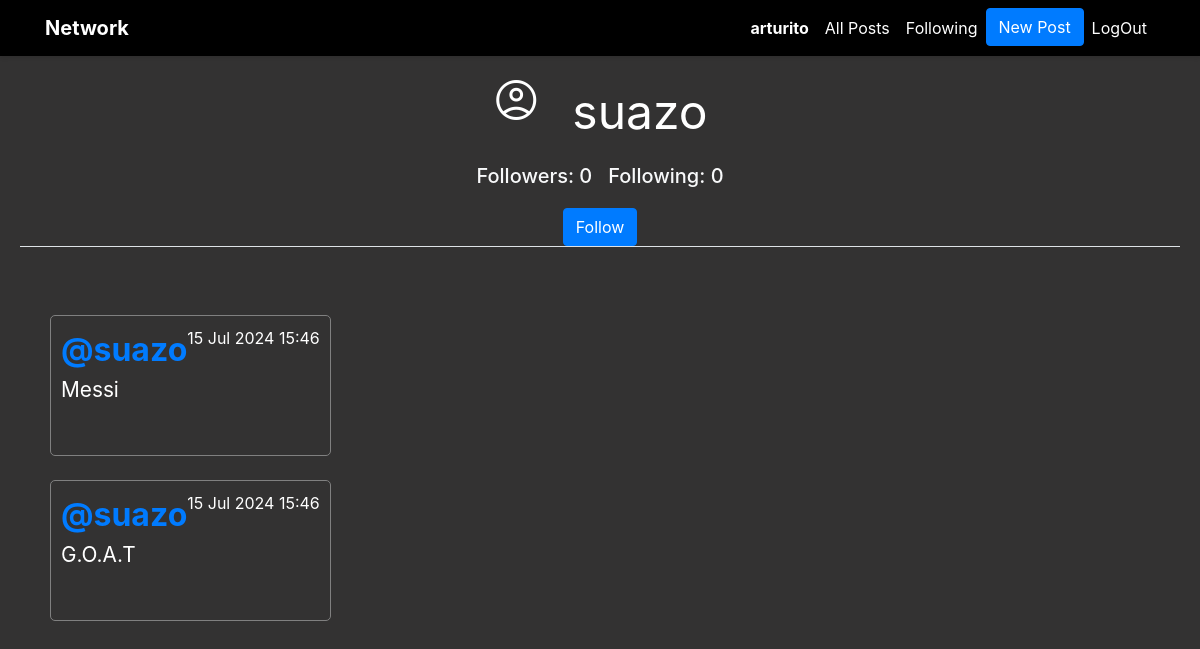
The page /profile/2 (signed in) on the database its author committed.
### network/models.py (models this page shows, shortened)
class User(AbstractUser):
    pass

class Post(models.Model):
    content = models.CharField(max_length=500)
    user = models.ForeignKey(User, on_delete=models.CASCADE, related_name="userID")
    date = models.DateTimeField(auto_now_add=True)
    image = models.ImageField(upload_to='images/project4/', blank=True, null=True) # esto de imagenes aun no lo he puesto

### network/views.py (the view)
# urls.py: path("profile/<int:user_id>", views.profile, name="profile"),
def profile(request, user_id):
    user = User.objects.get(pk=user_id)
    allPosts = Post.objects.filter(user=user).order_by("id").reverse()
    if request.user == user:
        siguiendo = Follow.objects.filter(user=request.user)
    else:
        siguiendo = Follow.objects.filter(user=user)
    seguidores = Follow.objects.filter(user_follower=user)
    following = Follow.objects.filter(user=user)
    followers = Follow.objects.filter(user_follower=user)
    siguiendo = len(siguiendo)
    seguidores = len(seguidores)
    print(f" ====> siguiendo {siguiendo}")
    print(f" ====> seguidores {seguidores}")
    Isfollowing = None
    try:
        Isfollowing = Follow.objects.get(user=request.user, user_follower=user)
    except Follow.DoesNotExist:
        Isfollowing = None
    paginator = Paginator(allPosts, 10)
    page_number = request.GET.get('page')
    posts_of_the_page = paginator.get_page(page_number)
    return render(request, "network/profile.html", {
        "allPosts": allPosts,
        "posts_of_the_page": posts_of_the_page,
        "username": user.username,
        "following": following,
        "followers": followers,
        "isFollowing": Isfollowing,
        "user_profile": user
    })

### network/templates/network/profile.html (shortened to what this page needs)
{% extends "network/layout.html" %}
{% load cloudinary %}
{% block body %}
    <div class="contenedor_User border-bottom mb-5">
        <div class="d-flex justify-content-center flex-column">
                <div class="d-flex justify-content-center">
                    <span class="material-symbols-outlined circle-account">account_circle</span>
                    <span class="usernamePrincipal">{{ username }}</span>
                </div>
                <div class="d-flex justify-content-center mt-3">
                    <h5 class="card-title text-light followers_h5">Followers: {{ followers.count }}</h5>
                    <h5 class="card-title text-light">Following: {{ following.count }}</h5>
                </div>
                {% if user.is_authenticated %}
                {% if user != user_profile %}
                    {% if isFollowing %}
                    <div class="d-flex justify-content-center mt-2">
                        <form action="{% url 'unFollow' %}" method="post">
                            {% csrf_token %}
                            <input type="hidden" name="userFollow" value="{{ user_profile }}"/>
                            <button type="submit" class="btn btn-danger">UnFollow</button>
                        </form>
                    </div>
                    {% else %}
                    <div class="d-flex justify-content-center mt-2">
                        <form action="{% url 'Onfollow' %}" method="post">
                            <button type="submit" class="btn btn-primary">Follow</button>
                        </form>
                    </div>
                        {% endif %}
                {% endif %}
            {% endif %}
        </div>
    </div>
    <div class="container">
        <div class="row">
            <div class="d-flex justify-content-center">
                <div class="all-posts">
                    {% for post in posts_of_the_page %}
                        <div class="post mb-4">
                            <div class="post-header d-flex justify-content-between">
                                <div class="username">
                                    <a href="{% url 'profile' user_id=post.user.id %}">@{{post.user.username }}</a>
                                </div>
                                <div class="date">{{ post.date|date:"d M Y H:i" }}</div>
                            </div>
                            <div class="post-body">
                                <p class="content">{{ post.content }}</p>
                            </div>
                        </div>
                    {% endfor %}
                </div>
            </div>
        </div>
    </div>
{% endblock %}

### network/templates/network/layout.html (shortened to what this page needs)
{% load static %}
<!DOCTYPE html>
<html lang="en">
<head>
    <link rel="stylesheet" href="https://stackpath.bootstrapcdn.com/bootstrap/4.4.1/css/bootstrap.min.css">
    <link rel="stylesheet" href="https://cdnjs.cloudflare.com/ajax/libs/font-awesome/4.7.0/css/font-awesome.min.css">
    <link href="{% static 'network/styles.css' %}" rel="stylesheet">
</head>
<body>
<nav class="navbar navbar-expand-lg navbar-light">
    <div class="container">
        <a class="navbar-brand" href="{% url 'index' %}">Network</a>
        <div class="collapse navbar-collapse" id="navbarNav">
            <ul class="navbar-nav ml-auto">
                {% if user.is_authenticated %}
                    <li class="nav-item">
                        <a class="nav-link" href="{% url 'profile' user_id=user.id %}"><strong>{{ user.username }}</strong></a>
                    </li>
                {% endif %}
                <li class="nav-item">
                    <a class="nav-link" href="{% url 'index' %}">All Posts</a>
                </li>
                {% if user.is_authenticated %}
                    <li class="nav-item">
                        <a class="nav-link" href="{% url 'following' %}">Following</a>
                    </li>
                    <li>
                        <button type="button" class="btn btn-primary" data-bs-toggle="modal" data-bs-target="#exampleModal" data-bs-whatever="@mdo">New Post</button>
                    </li>
                    <li class="nav-item">
                        <a class="nav-link" href="{% url 'logout' %}">LogOut</a>
                    </li>
                {% endif %}
            </ul>
        </div>
    </div>
</nav>
<div class="body">
    {% block body %}
    {% endblock %}
</div>
</body>
</html>

### network/templates/network/layout.html (style rules this page uses)
html, body { background-color: rgb(51, 50, 50); color: white !important; }
.navbar { background-color: #000000; box-shadow: 0 2px 4px rgba(0,0,0,0.1); color: white !important; }
.navbar-brand { font-weight: bold; color: white !important; }
.navbar-nav .nav-item .nav-link { color: white !important; }
.body { padding: 20px; min-height: calc(100vh - 56px); color: white !important; }

### network/templates/network/profile.html (style rules this page uses)
.followers_h5 { margin-right: 1rem; }
.circle-account { font-size: 3rem; margin-right: 2rem; }
.usernamePrincipal { text-align: center; font-size: 3rem !important; }
.all-posts { display: flex; justify-content: flex-start; flex-direction: column; margin: 20px; }
.post { border: 1px solid gray; border-radius: 5px; padding: 10px; margin-bottom: 20px; }
.content { font-size: 1.3rem; margin-bottom: 1rem; }
.username { font-size: 2rem; font-weight: bold; }
.date { font-size: 1rem; color: rgb(255, 255, 255); }

### rows shown on the page
User: username "arturito"
User: username "suazo"
Post: user.username "suazo", date "15 Jul 2024 15:46", content "Messi"
Post: user.username "suazo", date "15 Jul 2024 15:46", content "G.O.A.T"

### other values the page prints
{{ followers.count }} "0"
{{ following.count }} "0"
